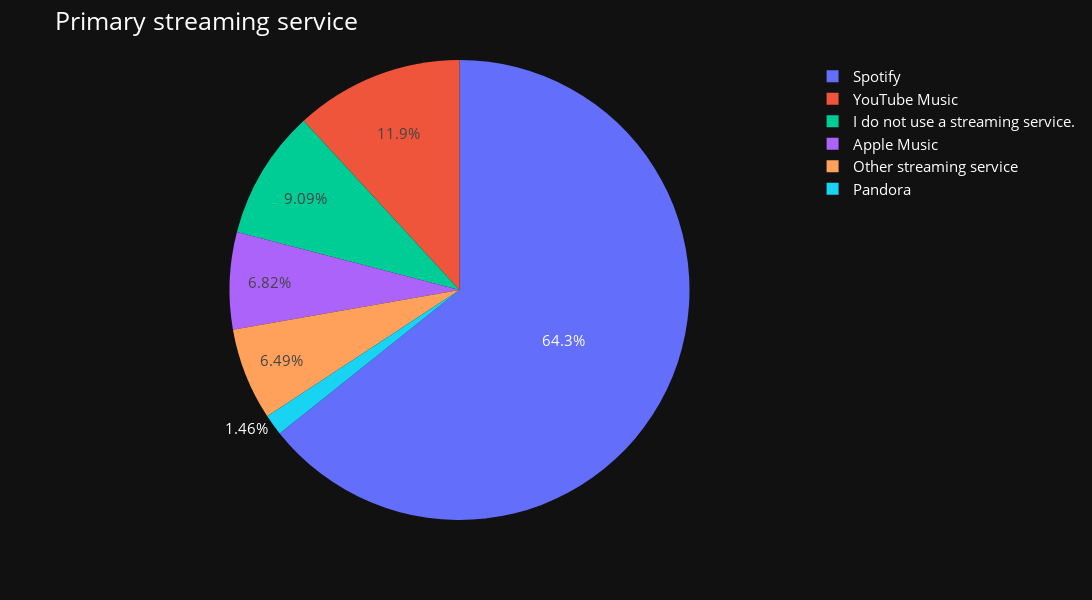

Notebook cell for this chart:
### Code cell
fig = px.pie(data, values=data['Primary streaming service'].value_counts(), names=data['Primary streaming service'].unique())
fig.update_layout(template = 'plotly_dark', title = dict(text = 'Primary streaming service', font=dict(size=25)),
                height = 600,
                width = 1200,
                font=dict(
                # family="Courier New, monospace",
                size=15,
                color="White"
    ))
fig.show()

### Figure 1 — Plotly figure (JSON) as saved in the notebook; plotly's stock layout.template omitted (floating-point values rounded to 4 significant figures)
{"data": [{"domain": {"x": [0, 1], "y": [0, 1]}, "hovertemplate": "label=%{label}<br>value=%{value}<extra></extra>", "labels": ["Spotify", "YouTube Music", "I do not use a streaming service.", "Apple Music", "Other streaming service", "Pandora"], "legendgroup": "", "name": "", "showlegend": true, "type": "pie", "values": [396, 73, 56, 42, 40, 9]}], "layout": {"font": {"color": "White", "size": 15}, "height": 600, "legend": {"tracegroupgap": 0}, "margin": {"t": 60}, "title": {"font": {"size": 25}, "text": "Primary streaming service"}, "width": 1200}}
